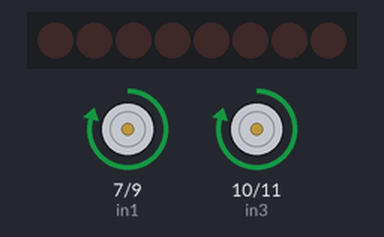
Bench run of a sketch on a simulated Arduino Uno, built with avr-gcc and run on an emulated ATmega328P. Shown: 8 shift-register outputs drawn as a row of LEDs (first output left, lit = HIGH), motor-driver pin pairs drawn as motors (green arrow = first pin HIGH = forward, orange = second pin HIGH = backward, longer = more drive, scaled by the enable pin).

Above: at 0.6 s.
At 1.6 s:
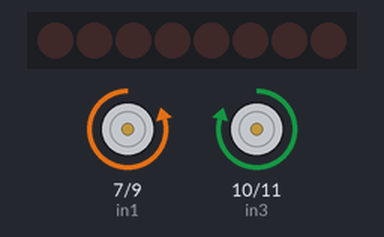
At 4.6 s:
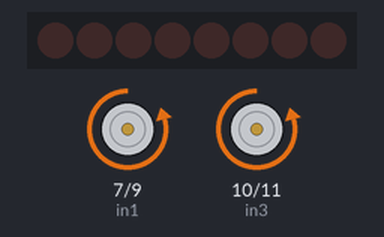
Timing chart, 0 to 6.6 s (numbered marks = the images above):
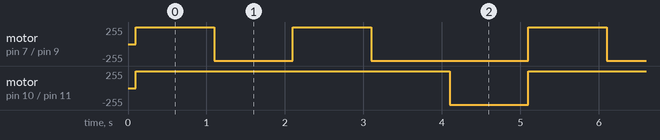

The sketch:

19-08-2024_Vero_board_shield_health_checking_code.ino
```cpp
//Pin declaration for the 74HC595 shift register
#define latchPin 8  //Pin 12 of 74HC595 shift register
#define clockPin 4  //Pin 11 of the 74HC595 shift register
#define dataPin  2 //Pin 14 of the 74HC595 shift register

boolean extraPinState[8] = {0, 0, 0, 0, 0, 0, 0, 0}; //Initially all extra pins are turned low

/*We can use the following pins of the 74HC595 shift register as new digital output pins:
 * Shift register pins                  New digital pin
 * ^^^^^^^^^^^^^^^^^^^                  ^^^^^^^^^^^^^^^
 *        15                                  14
 *        1                                   15
 *        2                                   16
 *        3                                   17
 *        4                                   18
 *        5                                   19
 *        6                                   20
 *        7                                   21
 */

#define leftMotorEnablePin 5
#define rightMotorEnablePin 6
//Pin declaration for left motor.
#define in1   7
#define in2  9

//Pin declaration for right motor.
#define in3  10
#define in4  11


//Pin declaration for the unused 1 motor of the second l293d motor driver.
#define unusedMotorIn3 15
#define unusedMotorIn4 21


void setup() {
  pinMode(latchPin, OUTPUT);
  pinMode(clockPin, OUTPUT);
  pinMode(dataPin, OUTPUT);

  //Pulling all extra pins to LOW initially
  digitalWrite(latchPin, LOW);
  shiftOut(dataPin, clockPin, MSBFIRST, 0);
  digitalWrite(latchPin, HIGH);

  //Declaring 4 wheel's motor's common enable pin and setting it to 0 (In range 0 to 255)
   pinMode(leftMotorEnablePin, OUTPUT);
   analogWrite(leftMotorEnablePin, 0);
   pinMode(rightMotorEnablePin, OUTPUT);
   analogWrite(rightMotorEnablePin, 0);
   pinMode(in1, OUTPUT);
   pinMode(in2, OUTPUT);
   pinMode(in3, OUTPUT);
   pinMode(in4, OUTPUT);


  delay(100);

  Serial.begin(9600);
}


unsigned long preMillis = millis();

int actionValue = 150;
int timeThreshold = 100; //After how much time we will call Stop();


String command = "a";   //Command received via Serial
char Action = 'a'; //Which action we will take. Example: Mode setup
String speedString = "x";
unsigned short carMode = 1; // 1 - Joystick driving mood
                            // 2- Obstacle avoidance mood

/*
 * Control Characters
 * Forward - 'f'
 * Backward - 'b'
 * Left - 'l'
 * Right - 'r'
 *
 * 5 servos on the robotic arm (considering 2 cont. rot. servos on the second
 * joint as a single one) starting from the first one at the base:  'u', 'v' 'w', 'x', 'y'
 *
 * Servo positions are changed commands "character:1." for increment" and "character:-1." for decrement
 * Here character = u, v, w, x, y  //v controls 2 servo motors
 * Gripper is controlled with character 'z'
 *
 * Mode setup - 'm'
 * OA variables settings - '0' to last index of oaSettings array.
 *
 * Serial command print format - "Command:Value" for example: "f:120." means go forward with a pwm of 120
 *                                                            "u:120." means to set the base servo to 120 degree.
 *                                                            "m:1." means to set the car to mode 1 or driving mode.
 *                                                            "1:120." means set oaSettings[1] to 120
 */

     int pwm = 250;
void loop() {
    goForward(pwm);
    delay(1000);
     Stop();

    goLeft(pwm);
    delay(1000);
    Stop();

    goForward(pwm);
    delay(1000);
    Stop();

    goLeft(pwm);
    delay(1000);
    Stop();

    goBackward(pwm);
    delay(1000);
     Stop();


  /*

   if (Serial.available()) {
    command = Serial.readStringUntil('.');
    Action = command[0]; //The type of action the remote wants us to take.
    speedString = command.substring(2, command.length());
    actionValue = speedString.toInt();

    preMillis = millis();

        switch(Action) //Which action we are going to take.
        {
        case 'f':
        if(carMode==1){
       goForward(actionValue);
        timeThreshold = 100;
        }
        break;

        case 'b':
        if(carMode==1){
        goBackward(actionValue);
        timeThreshold = 100;
        }
        break;
        case 'l': //Left direction
        if(carMode==1){
        goLeft(actionValue);  //Turning half at a speed of going.
        timeThreshold = 60;
        }
        break;

        case 'r': //Right direction
        if(carMode==1){
        goRight(actionValue);
        timeThreshold = 60;   //Turning at the half speed of going
        }
        break;

        case 'm': //Mode setup
        {
          Stop();
          sensorServo.write(90); //Making the sensor front facing in the beginning of all modes
          delay(1000);
          carMode = actionValue;
        }
        break;

        case 'u': //The base continuous rotation servo of the arm
        {
         if(actionValue==1){     armServo1.write(CRSspeed+90);       }  //moving in the forward direction.
         else { armServo1.write(90-CRSspeed); }  //moving in the backward direction
         delay(CRSruntime);   //for a short time.
         armServo1.write(90); //then stopping the motor from rotating.
        }
        break;

        case 'v': //The left and right CSR from the base of the arm.
        {
          servoPositions[1]+=actionValue; //Incrementing/Decrementing.
          servoPositions[1] = max(servoPositions[1], 2); //Taking care of lower bound of angle
          servoPositions[1] = min(servoPositions[1], 178); //Taking care of upper bound of angle
          servoPositions[2]-=actionValue; //Doing the opposite for the opposite side servo motor.
          servoPositions[2] = max(servoPositions[2], 2); //Taking care of lower bound of angle
          servoPositions[2] = min(servoPositions[2], 178); //Taking care of upper bound of angle

          if(180 - servoPositions[1]!=servoPositions[2])
          {
            sensorServo.write(130);
            delay(500);
            sensorServo.write(90);
            delay(500);
          }
          else
          {
          armServo2Left.write(servoPositions[1]);
          armServo2Right.write(servoPositions[2]);
          }
        }
        break;

        case 'w': //Third CR servo counting from the base of the arm.
        {
         if(actionValue==1){     armServo3.write(CRSspeed+90);       }  //moving in the forward direction.
         else { armServo3.write(90-CRSspeed); }  //moving in the backward direction
         delay(CRSruntime);   //for a short time.
         armServo3.write(90); //then stopping the motor from rotating.
        }
        break;

        case 'x': //Fourth servo counting from the base of the arm.
        {
           if(actionValue==1){     armServo4.write(CRSspeed+90);       }  //moving in the forward direction.
         else { armServo4.write(90-CRSspeed); }  //moving in the backward direction
         delay(CRSruntime);   //for a short time.
         armServo4.write(90); //then stopping the motor from rotating.
        }
        break;

        case 'y': //Fifth servo motor.
        {
           servoPositions[5]+=2*actionValue; //Incrementing/Decrementing.
          servoPositions[5] = max(servoPositions[5], 2); //Taking care of lower bound of angle
          servoPositions[5] = min(servoPositions[5], 178); //Taking care of upper bound of angle
          armServo5.write(servoPositions[5]);
        }
        break;

         case 'z': //The gripper mechanism is implemented using gear motor.
        {
            if(actionValue == 1)
          {
            DigitalWrite(gripperIn1, HIGH);
            DigitalWrite(gripperIn2, LOW);
            delay(10);
            DigitalWrite(gripperIn1, LOW);
          }
          else if(actionValue == -1)
          {
            DigitalWrite(gripperIn1, LOW);
            DigitalWrite(gripperIn2, HIGH);
            delay(10);
            DigitalWrite(gripperIn2, LOW);
          }
        }
        break;

         default: //"c:val." here c comes as 1,2,3,.... indicating the index of the changed OA settings.
      {
        oaSettingsValue[Action - '0'] = actionValue;
      }
   }
   }
   else
   {
    if(carMode==1 && millis() - preMillis > timeThreshold) //We will stop only when in mode-1 joystick driving mode.
    {
      Stop();
      preMillis = millis();
    }
   }


    if(carMode==2) //Whether car is in collission avoidance mode.
    {
      middleDistance = calculateDistance();
// serialPrint('M', middleDistance);

      if(middleDistance < oaSettingsValue[4]) //oaSettingsValue[4] = safeDistance
      {
       Stop();
       sensorServo.write(0);                //Moving US sensor to the right
       delay(1000);                          //Keeping the sensor steady for 1000 ms.
       rightDistance = calculateDistance();  //returns distance in inch unit
     //  serialPrint('R', rightDistance);      //Sending the reading to the controller.
       delay(500);

       sensorServo.write(180); //Moving ultrasonic sensor to the left
       delay(1000);       //Keeping the sensor steady on the servo to get a stable reading.
       leftDistance = calculateDistance();  //Calculating left distance.
      // serialPrint('L', leftDistance);      //Sending the data to the controller.
       delay(500);


       sensorServo.write(90);               //Taking back the sensor on the servo to front direction
       delay(1500);                          //Having a short delay before going to newly found direction.


        if(rightDistance >= oaSettingsValue[4] && rightDistance >= leftDistance)  //Whether right side has enough safe
       {
        goRight(oaSettingsValue[2]);
        delay(oaSettingsValue[3]);
       }
       else if(leftDistance >= oaSettingsValue[4])   //oaSettingsValue[4]  = safe distance.
       {
          goLeft(oaSettingsValue[2]);
          delay(oaSettingsValue[3]);
       }
      else{
        goBackward(oaSettingsValue[0]);
        delay(oaSettingsValue[1]);
       }

      }
      else
      {
        goForward(oaSettingsValue[0]);
      }
    }
*/


}


//digtalWrite() function for the new extra pins
void DigitalWrite(int extraPinNumber, int state)
{
  extraPinState[extraPinNumber - 14] = state;
  /*Since there's already 13 pins in arduino UNO and we are counting the extra pins from 14....to 21 */
  unsigned short decimalValue  = 0;
  for(int i = 0; i <= 7; i++)  //Converting the 8 bit bit pattern to decimalvalue
  {
    decimalValue+= (ceil(pow(2, i))*extraPinState[i]);
  }
  digitalWrite(latchPin, LOW); //Don't changing the pin state while sending data serially
  shiftOut(dataPin, clockPin, MSBFIRST, decimalValue);

  digitalWrite(latchPin, HIGH);
}


// int calculateDistance(){

//   digitalWrite(trigPin, LOW); //Extra pin number 14
//   delayMicroseconds(2);
//   // Sets the trigPin on HIGH state for 10 micro seconds
//   digitalWrite(trigPin, HIGH);
//   delayMicroseconds(10);
//   digitalWrite(trigPin, LOW);
//  long duration = pulseIn(echoPin, HIGH); // Reads the echoPin, returns the sound wave travel time in microseconds

//   return duration*0.0068; //returns distance in inch.
// }


void Stop()
{
  analogWrite(leftMotorEnablePin, 0);
  analogWrite(rightMotorEnablePin, 0);
}

void rightForward(int actionValue) //Sets the right motor to move forward
{
  analogWrite(rightMotorEnablePin, actionValue);
  digitalWrite(in3, HIGH);
  digitalWrite(in4, LOW);
}

void rightBackward(int actionValue)
{
   analogWrite(rightMotorEnablePin, actionValue);
  digitalWrite(in3, LOW);
  digitalWrite(in4, HIGH);
}

void leftForward(int actionValue)
{
 analogWrite(leftMotorEnablePin, actionValue);
  digitalWrite(in1, HIGH);
  digitalWrite(in2, LOW);

}

void leftBackward(int actionValue)
{
   analogWrite(leftMotorEnablePin, actionValue);
  digitalWrite(in1, LOW);
  digitalWrite(in2, HIGH);
}


void goForward(int actionValue)
{
 rightForward(actionValue);
 leftForward(actionValue);
}

void goBackward(int actionValue)
{
  rightBackward(actionValue);
  leftBackward(actionValue);
}

void goLeft(int actionValue)
{
 rightForward(actionValue);
 leftBackward(actionValue);
}


void goRight(int actionValue)
{
    leftForward(actionValue);
    rightBackward(actionValue);
}
```

Measured:
- by itself, motor on pin 10 (in3) / pin 11 (in4): alternates forward 250/255 for 4.0 s and backward 250/255 for 1.0 s
- by itself, motor on pin 7 (in1) / pin 9 (in2): repeats every 5.0 s: backward 250/255 1.0 s, forward 250/255 1.0 s, backward 250/255 2.0 s, forward 250/255 1.0 s
